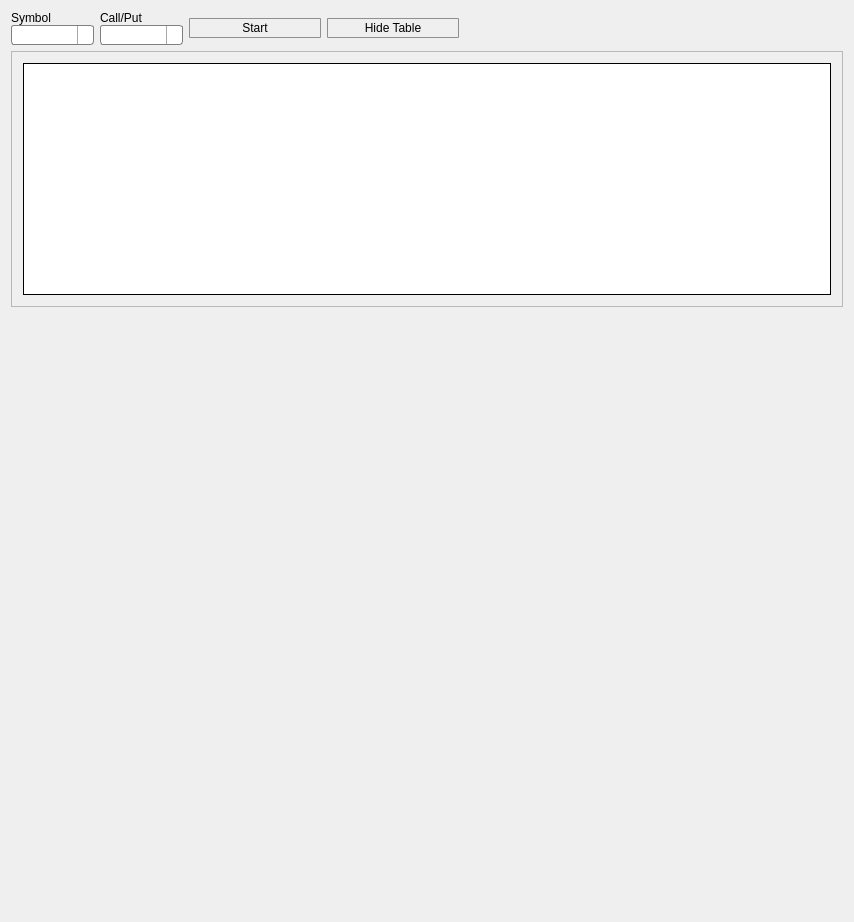
<?xml version="1.0" encoding="UTF-8"?>
<ui version="4.0">
 <class>ExpGraph</class>
 <widget class="QMainWindow" name="ExpGraph">
  <property name="geometry">
   <rect>
    <x>0</x>
    <y>0</y>
    <width>854</width>
    <height>922</height>
   </rect>
  </property>
  <property name="windowTitle">
   <string>C/P symbol plots of corresponding expiration </string>
  </property>
  <widget class="QWidget" name="centralWidget">
   <layout class="QHBoxLayout" name="horizontalLayout_3">
    <item>
     <layout class="QVBoxLayout" name="verticalLayout_2" stretch="0,3,7">
      <item>
       <layout class="QHBoxLayout" name="horizontalLayout" stretch="0,0,0,0,0">
        <property name="spacing">
         <number>6</number>
        </property>
        <property name="sizeConstraint">
         <enum>QLayout::SetDefaultConstraint</enum>
        </property>
        <property name="topMargin">
         <number>0</number>
        </property>
        <item>
         <layout class="QVBoxLayout" name="verticalLayout">
          <property name="spacing">
           <number>0</number>
          </property>
          <item>
           <widget class="QLabel" name="label">
            <property name="sizePolicy">
             <sizepolicy hsizetype="Fixed" vsizetype="Fixed">
              <horstretch>0</horstretch>
              <verstretch>0</verstretch>
             </sizepolicy>
            </property>
            <property name="text">
             <string>Symbol</string>
            </property>
           </widget>
          </item>
          <item>
           <widget class="QComboBox" name="comboDistinctSymbol">
            <property name="sizePolicy">
             <sizepolicy hsizetype="Minimum" vsizetype="Fixed">
              <horstretch>0</horstretch>
              <verstretch>0</verstretch>
             </sizepolicy>
            </property>
            <property name="minimumSize">
             <size>
              <width>75</width>
              <height>0</height>
             </size>
            </property>
            <property name="styleSheet">
             <string notr="true"> QComboBox {
     border: 1px solid gray;
     border-radius: 3px;
     padding: 1px 18px 1px 3px;
     min-width: 4em;
 }

 QComboBox:editable {
     background: white;
 }

 QComboBox:!editable, QComboBox::drop-down:editable {
      background: qlineargradient(x1: 0, y1: 0, x2: 0, y2: 1,
                                  stop: 0 #E1E1E1, stop: 0.4 #DDDDDD,
                                  stop: 0.5 #D8D8D8, stop: 1.0 #D3D3D3);
 }

 /* QComboBox gets the &quot;on&quot; state when the popup is open */
 QComboBox:!editable:on, QComboBox::drop-down:editable:on {
     background: qlineargradient(x1: 0, y1: 0, x2: 0, y2: 1,
                                 stop: 0 #D3D3D3, stop: 0.4 #D8D8D8,
                                 stop: 0.5 #DDDDDD, stop: 1.0 #E1E1E1);
 }

 QComboBox:on { /* shift the text when the popup opens */
     padding-top: 3px;
     padding-left: 4px;
 }

 QComboBox::drop-down {

     subcontrol-origin: padding;
     subcontrol-position: top right;
     width: 15px;

     border-left-width: 1px;
     border-left-color: darkgray;
     border-left-style: solid; /* just a single line */
     border-top-right-radius: 3px; /* same radius as the QComboBox */
     border-bottom-right-radius: 3px;
 }

 QComboBox::down-arrow 
{
     image: url(images/downarrow.png);
    width: 15px;
    height: 15px;
 }

 QComboBox::down-arrow:on { /* shift the arrow when popup is open */
     top: 1px;
     left: 1px;
 }

 QComboBox QAbstractItemView {
     border: 2px solid darkgray;
     selection-background-color: lightgray;

   background: qlineargradient(x1: 0, y1: 0, x2: 0, y2: 1,
                                  stop: 0 #E1E1E1, stop: 0.4 #DDDDDD,
                                  stop: 0.5 #D8D8D8, stop: 1.0 #D3D3D3);
}
</string>
            </property>
           </widget>
          </item>
         </layout>
        </item>
        <item>
         <layout class="QVBoxLayout" name="verticalLayout_3">
          <property name="spacing">
           <number>0</number>
          </property>
          <item>
           <widget class="QLabel" name="label_3">
            <property name="sizePolicy">
             <sizepolicy hsizetype="Fixed" vsizetype="Fixed">
              <horstretch>0</horstretch>
              <verstretch>0</verstretch>
             </sizepolicy>
            </property>
            <property name="text">
             <string>Call/Put</string>
            </property>
           </widget>
          </item>
          <item>
           <widget class="QComboBox" name="comboCallPut">
            <property name="sizePolicy">
             <sizepolicy hsizetype="Minimum" vsizetype="Fixed">
              <horstretch>0</horstretch>
              <verstretch>0</verstretch>
             </sizepolicy>
            </property>
            <property name="minimumSize">
             <size>
              <width>75</width>
              <height>0</height>
             </size>
            </property>
            <property name="styleSheet">
             <string notr="true"> QComboBox {
     border: 1px solid gray;
     border-radius: 3px;
     padding: 1px 18px 1px 3px;
     min-width: 4em;
 }

 QComboBox:editable {
     background: white;
 }

 QComboBox:!editable, QComboBox::drop-down:editable {
      background: qlineargradient(x1: 0, y1: 0, x2: 0, y2: 1,
                                  stop: 0 #E1E1E1, stop: 0.4 #DDDDDD,
                                  stop: 0.5 #D8D8D8, stop: 1.0 #D3D3D3);
 }

 /* QComboBox gets the &quot;on&quot; state when the popup is open */
 QComboBox:!editable:on, QComboBox::drop-down:editable:on {
     background: qlineargradient(x1: 0, y1: 0, x2: 0, y2: 1,
                                 stop: 0 #D3D3D3, stop: 0.4 #D8D8D8,
                                 stop: 0.5 #DDDDDD, stop: 1.0 #E1E1E1);
 }

 QComboBox:on { /* shift the text when the popup opens */
     padding-top: 3px;
     padding-left: 4px;
 }

 QComboBox::drop-down {

     subcontrol-origin: padding;
     subcontrol-position: top right;
     width: 15px;

     border-left-width: 1px;
     border-left-color: darkgray;
     border-left-style: solid; /* just a single line */
     border-top-right-radius: 3px; /* same radius as the QComboBox */
     border-bottom-right-radius: 3px;
 }

 QComboBox::down-arrow 
{
     image: url(images/downarrow.png);
    width: 15px;
    height: 15px;
 }

 QComboBox::down-arrow:on { /* shift the arrow when popup is open */
     top: 1px;
     left: 1px;
 }

 QComboBox QAbstractItemView {
     border: 2px solid darkgray;
     selection-background-color: lightgray;

   background: qlineargradient(x1: 0, y1: 0, x2: 0, y2: 1,
                                  stop: 0 #E1E1E1, stop: 0.4 #DDDDDD,
                                  stop: 0.5 #D8D8D8, stop: 1.0 #D3D3D3);
}
</string>
            </property>
           </widget>
          </item>
         </layout>
        </item>
        <item>
         <widget class="QPushButton" name="cmdStart">
          <property name="sizePolicy">
           <sizepolicy hsizetype="Fixed" vsizetype="Fixed">
            <horstretch>0</horstretch>
            <verstretch>0</verstretch>
           </sizepolicy>
          </property>
          <property name="styleSheet">
           <string notr="true">QPushButton {
         border: 1px solid #8f8f91;
         border-radius: 1px;
         background-color: qlineargradient(x1: 0, y1: 0, x2: 0, y2: 1,
                                           stop: 0 #f6f7fa, stop: 1 #dadbde);
         min-width: 130px;
         min-height: 18px;
     }

     QPushButton:pressed {
         background-color: qlineargradient(x1: 0, y1: 0, x2: 0, y2: 1,
                                           stop: 0 #dadbde, stop: 1 #f6f7fa);
     }
</string>
          </property>
          <property name="text">
           <string>Start</string>
          </property>
         </widget>
        </item>
        <item>
         <widget class="QPushButton" name="cmdHideTable">
          <property name="sizePolicy">
           <sizepolicy hsizetype="Fixed" vsizetype="Fixed">
            <horstretch>0</horstretch>
            <verstretch>0</verstretch>
           </sizepolicy>
          </property>
          <property name="styleSheet">
           <string notr="true">QPushButton {
         border: 1px solid #8f8f91;
         border-radius: 1px;
         background-color: qlineargradient(x1: 0, y1: 0, x2: 0, y2: 1,
                                           stop: 0 #f6f7fa, stop: 1 #dadbde);
         min-width: 130px;
         min-height: 18px;
     }

     QPushButton:pressed {
         background-color: qlineargradient(x1: 0, y1: 0, x2: 0, y2: 1,
                                           stop: 0 #dadbde, stop: 1 #f6f7fa);
     }
</string>
          </property>
          <property name="text">
           <string>Hide Table</string>
          </property>
         </widget>
        </item>
        <item>
         <spacer name="horizontalSpacer">
          <property name="orientation">
           <enum>Qt::Horizontal</enum>
          </property>
          <property name="sizeHint" stdset="0">
           <size>
            <width>0</width>
            <height>0</height>
           </size>
          </property>
         </spacer>
        </item>
       </layout>
      </item>
      <item>
       <widget class="QFrame" name="frametableDisplay">
        <property name="sizePolicy">
         <sizepolicy hsizetype="Expanding" vsizetype="Expanding">
          <horstretch>0</horstretch>
          <verstretch>0</verstretch>
         </sizepolicy>
        </property>
        <property name="frameShape">
         <enum>QFrame::StyledPanel</enum>
        </property>
        <property name="frameShadow">
         <enum>QFrame::Raised</enum>
        </property>
        <layout class="QHBoxLayout" name="horizontalLayout_2">
         <item>
          <widget class="QTableView" name="tableOptions">
           <property name="frameShape">
            <enum>QFrame::Box</enum>
           </property>
           <property name="frameShadow">
            <enum>QFrame::Plain</enum>
           </property>
           <property name="sortingEnabled">
            <bool>true</bool>
           </property>
          </widget>
         </item>
        </layout>
       </widget>
      </item>
      <item>
       <widget class="QCustomPlot" name="LinePlot" native="true">
        <property name="sizePolicy">
         <sizepolicy hsizetype="Expanding" vsizetype="Expanding">
          <horstretch>0</horstretch>
          <verstretch>0</verstretch>
         </sizepolicy>
        </property>
        <property name="autoFillBackground">
         <bool>false</bool>
        </property>
       </widget>
      </item>
     </layout>
    </item>
   </layout>
  </widget>
 </widget>
 <layoutdefault spacing="6" margin="11"/>
 <customwidgets>
  <customwidget>
   <class>QCustomPlot</class>
   <extends>QWidget</extends>
   <header location="global">qcustomplot.h</header>
   <container>1</container>
  </customwidget>
 </customwidgets>
 <resources>
  <include location="Eclipse.qrc"/>
 </resources>
 <connections/>
</ui>
